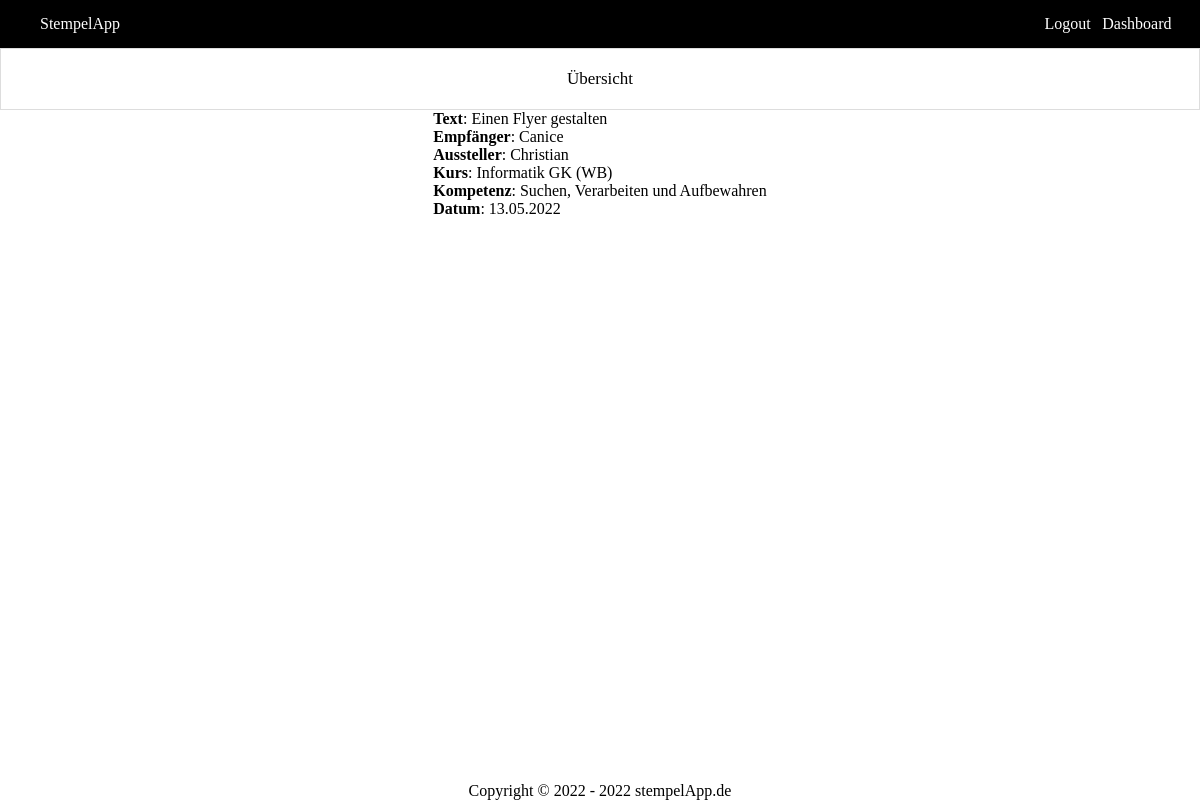
Page /website/dashboard/stamp/entity.php?id=3 (signed in) on the committed database.
### tables this page shows
CREATE TABLE Stempel (Id INTEGER PRIMARY KEY NOT NULL, Text STRING, Bild STRING, Empfänger INTEGER REFERENCES Nutzer (Id) NOT NULL, Aussteller INTEGER REFERENCES Nutzer (Id) NOT NULL, Kurs INTEGER NOT NULL REFERENCES Kurs (Id), Kompetenz INTEGER NOT NULL REFERENCES Kompetenz (Id), Datum DATETIME NOT NULL);

CREATE TABLE Kurs (Id INTEGER PRIMARY KEY NOT NULL, Name STRING NOT NULL, Stufe STRING NOT NULL, Fach STRING NOT NULL, Lehrer INTEGER REFERENCES Nutzer (Id) NOT NULL);

CREATE TABLE Kompetenz (Id INTEGER PRIMARY KEY NOT NULL, Name STRING NOT NULL, Text STRING NOT NULL);

### website/stempelAppManager.php (called while the page is built, shortened)
<?php
$db = new PDO('sqlite:' . dirname(__FILE__) . '/StempelApp.db');
function getCompetenceNameById($id)
{
    global $db;
    $query =
        'SELECT Name
        FROM Kompetenz
        WHERE Id = :id';
    $stmt = $db->prepare($query);
    $stmt->bindParam(":id", $id);
    $stmt->execute();
    $competence = $stmt->fetch();
    return $competence['Name'];
}
function getUserNameById($id)
{
    global $db;
    $query =
        'SELECT Name
        FROM Nutzer
        WHERE Id = :id';
    $stmt = $db->prepare($query);
    $stmt->bindParam(":id", $id);
    $stmt->execute();
    $user = $stmt->fetch(PDO::FETCH_ASSOC);
    return $user['Name'];
}
function getCourseNameById($id)
{
    global $db;
    $query =
        'SELECT Name
        FROM Kurs
        WHERE Id = :id';
    $stmt = $db->prepare($query);
    $stmt->bindParam(":id", $id);
    $stmt->execute();
    $course = $stmt->fetch(PDO::FETCH_ASSOC);
    return $course['Name'];
}
function getStampById($id)
{
    global $db;
    $query =
        'SELECT s.Id, s.Text, s.Bild, e.Id as Empfänger, a.Id as Aussteller, k.Id as Kurs, kom.Id as Kompetenz, Datum
        FROM Stempel s, Nutzer e, Nutzer a, Kurs k, Kompetenz kom
        WHERE s.Empfänger = e.Id
        AND s.Aussteller = a.Id
        AND s.Kurs = k.Id
        AND s.Kompetenz = kom.Id
        AND s.Id = :id';
    $stmt = $db->prepare($query);
    $stmt->bindParam(":id", $id);
    $stmt->execute();
    return $stmt->fetch();
}

### website/dashboard/stamp/entity.php (the view, shortened to what this page needs)
<?php
require_once "../../stempelAppManager.php";
$selectedStamp = getStampById($_GET['id']);
?>
<!DOCTYPE html>
<html lang="en" dir="ltr">
<head>
    <link rel="stylesheet" href="../../css/dashboard.css">
    <link rel="stylesheet" href="../../css/header.css">
    <link rel="stylesheet" href="../../css/footer.css">
    <link rel="stylesheet" href="../../css/config.css">
</head>
<body>
<?php include '../../header.inc.php'; ?>
<?php include 'buttonlist.inc.php'; ?>
<div class="container flex">
    <div class="table">
        <p><b>Text</b>: <?= $selectedStamp['Text'] ?></p>
        <p><b>Empfänger</b>: <a href="../user/entity.php?id=<?= $selectedStamp['Empfänger'] ?>"><?= getUserNameById($selectedStamp['Empfänger']) ?></a</p>
        <p><b>Aussteller</b>: <a href="../user/entity.php?id=<?= $selectedStamp['Aussteller'] ?>"><?= getUserNameById($selectedStamp['Aussteller']) ?></a></p>
        <p><b>Kurs</b>: <a href="../course/entity.php?id=<?= $selectedStamp['Kurs'] ?>"><?= getCourseNameById($selectedStamp['Kurs']) ?></a></p>
        <p><b>Kompetenz</b>: <a href="../../competence.php?id=<?= $selectedStamp['Kompetenz'] ?>"><?= getCompetenceNameById($selectedStamp['Kompetenz']) ?></a></p>
        <p><b>Datum</b>: <?= $selectedStamp['Datum'] ?></p>
    </div>
</div>
<?php include '../../footer.inc.php'; ?>
</body>
</html>

### website/css/dashboard.css (style rules this page uses)
a { text-decoration: none; color: black; }
.container { width: 100%; height: 60%; justify-content: space-around; position: absolute; flex-wrap: wrap; align-items: flex-start; }

### website/css/header.css (style rules this page uses)
.flex { display: flex; }

### website/css/config.css (style rules this page uses)
* { margin: 0; padding: 0; border: 0; }
html,body { height: 100%; }

### rows in the picture
stempel: Text "Einen Flyer gestalten", Kurs.Name "Informatik GK (WB)", Kompetenz.Name "Suchen, Verarbeiten und Aufbewahren", Datum "13.05.2022"

### other values in the picture
getUserNameById($selectedStamp['Empfänger']) "Canice"
getUserNameById($selectedStamp['Aussteller']) "Christian"
